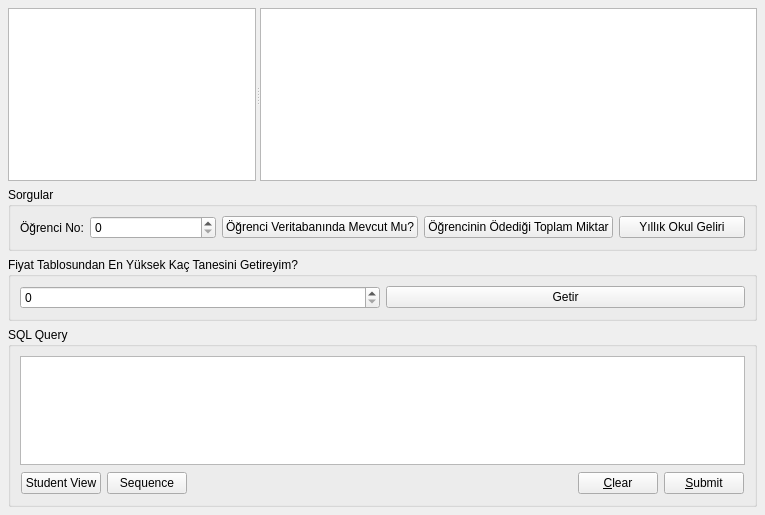
<?xml version="1.0" encoding="UTF-8"?>
<ui version="4.0">
 <class>Browser</class>
 <widget class="QWidget" name="Browser">
  <property name="geometry">
   <rect>
    <x>0</x>
    <y>0</y>
    <width>765</width>
    <height>515</height>
   </rect>
  </property>
  <property name="windowTitle">
   <string>Diving School</string>
  </property>
  <layout class="QVBoxLayout">
   <property name="spacing">
    <number>6</number>
   </property>
   <property name="margin">
    <number>8</number>
   </property>
   <item>
    <widget class="QSplitter" name="splitter_2">
     <property name="sizePolicy">
      <sizepolicy hsizetype="Expanding" vsizetype="Expanding">
       <horstretch>0</horstretch>
       <verstretch>0</verstretch>
      </sizepolicy>
     </property>
     <property name="orientation">
      <enum>Qt::Horizontal</enum>
     </property>
     <widget class="ConnectionWidget" name="connectionWidget">
      <property name="sizePolicy">
       <sizepolicy hsizetype="Ignored" vsizetype="Expanding">
        <horstretch>1</horstretch>
        <verstretch>0</verstretch>
       </sizepolicy>
      </property>
     </widget>
     <widget class="QTableView" name="table">
      <property name="sizePolicy">
       <sizepolicy hsizetype="Expanding" vsizetype="Expanding">
        <horstretch>2</horstretch>
        <verstretch>0</verstretch>
       </sizepolicy>
      </property>
      <property name="contextMenuPolicy">
       <enum>Qt::ActionsContextMenu</enum>
      </property>
      <property name="selectionBehavior">
       <enum>QAbstractItemView::SelectRows</enum>
      </property>
     </widget>
    </widget>
   </item>
   <item>
    <widget class="QGroupBox" name="groupBox_3">
     <property name="title">
      <string>Sorgular</string>
     </property>
     <layout class="QHBoxLayout" name="horizontalLayout_2">
      <item>
       <widget class="QLabel" name="label">
        <property name="sizePolicy">
         <sizepolicy hsizetype="Fixed" vsizetype="Preferred">
          <horstretch>0</horstretch>
          <verstretch>0</verstretch>
         </sizepolicy>
        </property>
        <property name="text">
         <string>Öğrenci No:</string>
        </property>
       </widget>
      </item>
      <item>
       <widget class="QSpinBox" name="spinBoxStudentID">
        <property name="maximum">
         <number>250000</number>
        </property>
       </widget>
      </item>
      <item>
       <widget class="QPushButton" name="pushButtonFindStudent">
        <property name="text">
         <string>Öğrenci Veritabanında Mevcut Mu?</string>
        </property>
       </widget>
      </item>
      <item>
       <widget class="QPushButton" name="pushButtonTotalPaid">
        <property name="text">
         <string>Öğrencinin Ödediği Toplam Miktar</string>
        </property>
       </widget>
      </item>
      <item>
       <widget class="QPushButton" name="pushButtonGetAnnualRevenue">
        <property name="text">
         <string>Yıllık Okul Geliri</string>
        </property>
       </widget>
      </item>
     </layout>
    </widget>
   </item>
   <item>
    <widget class="QGroupBox" name="groupBox_2">
     <property name="title">
      <string>Fiyat Tablosundan En Yüksek Kaç Tanesini Getireyim?</string>
     </property>
     <layout class="QHBoxLayout" name="horizontalLayout">
      <item>
       <widget class="QSpinBox" name="spinBoxHighPriceCount">
        <property name="maximum">
         <number>150000</number>
        </property>
       </widget>
      </item>
      <item>
       <widget class="QPushButton" name="pushButtonFetchPrices">
        <property name="text">
         <string>Getir</string>
        </property>
       </widget>
      </item>
     </layout>
    </widget>
   </item>
   <item>
    <widget class="QGroupBox" name="groupBox">
     <property name="sizePolicy">
      <sizepolicy hsizetype="Preferred" vsizetype="MinimumExpanding">
       <horstretch>0</horstretch>
       <verstretch>0</verstretch>
      </sizepolicy>
     </property>
     <property name="maximumSize">
      <size>
       <width>16777215</width>
       <height>180</height>
      </size>
     </property>
     <property name="title">
      <string>SQL Query</string>
     </property>
     <layout class="QVBoxLayout">
      <property name="spacing">
       <number>6</number>
      </property>
      <property name="margin">
       <number>9</number>
      </property>
      <item>
       <widget class="QTextEdit" name="sqlEdit">
        <property name="sizePolicy">
         <sizepolicy hsizetype="Expanding" vsizetype="MinimumExpanding">
          <horstretch>0</horstretch>
          <verstretch>0</verstretch>
         </sizepolicy>
        </property>
        <property name="minimumSize">
         <size>
          <width>0</width>
          <height>18</height>
         </size>
        </property>
        <property name="baseSize">
         <size>
          <width>0</width>
          <height>120</height>
         </size>
        </property>
       </widget>
      </item>
      <item>
       <layout class="QHBoxLayout">
        <property name="spacing">
         <number>6</number>
        </property>
        <property name="margin">
         <number>1</number>
        </property>
        <item>
         <widget class="QPushButton" name="pushButtonStudentView">
          <property name="text">
           <string>Student View</string>
          </property>
         </widget>
        </item>
        <item>
         <widget class="QPushButton" name="pushButtonSequence">
          <property name="text">
           <string>Sequence</string>
          </property>
         </widget>
        </item>
        <item>
         <spacer>
          <property name="orientation">
           <enum>Qt::Horizontal</enum>
          </property>
          <property name="sizeHint" stdset="0">
           <size>
            <width>40</width>
            <height>20</height>
           </size>
          </property>
         </spacer>
        </item>
        <item>
         <widget class="QPushButton" name="clearButton">
          <property name="text">
           <string>&amp;Clear</string>
          </property>
         </widget>
        </item>
        <item>
         <widget class="QPushButton" name="submitButton">
          <property name="text">
           <string>&amp;Submit</string>
          </property>
         </widget>
        </item>
       </layout>
      </item>
     </layout>
    </widget>
   </item>
  </layout>
  <action name="insertRowAction">
   <property name="enabled">
    <bool>false</bool>
   </property>
   <property name="text">
    <string>&amp;Insert Row</string>
   </property>
   <property name="statusTip">
    <string>Inserts a new Row</string>
   </property>
  </action>
  <action name="deleteRowAction">
   <property name="enabled">
    <bool>false</bool>
   </property>
   <property name="text">
    <string>&amp;Delete Row</string>
   </property>
   <property name="statusTip">
    <string>Deletes the current Row</string>
   </property>
  </action>
  <action name="fieldStrategyAction">
   <property name="checkable">
    <bool>true</bool>
   </property>
   <property name="text">
    <string>Submit on &amp;Field Change</string>
   </property>
   <property name="toolTip">
    <string>Commit on Field Change</string>
   </property>
  </action>
  <action name="rowStrategyAction">
   <property name="checkable">
    <bool>true</bool>
   </property>
   <property name="text">
    <string>Submit on &amp;Row Change</string>
   </property>
   <property name="toolTip">
    <string>Commit on Row Change</string>
   </property>
  </action>
  <action name="manualStrategyAction">
   <property name="checkable">
    <bool>true</bool>
   </property>
   <property name="text">
    <string>Submit &amp;Manually</string>
   </property>
   <property name="toolTip">
    <string>Commit Manually</string>
   </property>
  </action>
  <action name="submitAction">
   <property name="text">
    <string>&amp;Submit All</string>
   </property>
   <property name="toolTip">
    <string>Submit Changes</string>
   </property>
  </action>
  <action name="revertAction">
   <property name="text">
    <string>&amp;Revert All</string>
   </property>
   <property name="toolTip">
    <string>Revert</string>
   </property>
  </action>
  <action name="selectAction">
   <property name="text">
    <string>S&amp;elect</string>
   </property>
   <property name="toolTip">
    <string>Refresh Data from Database</string>
   </property>
  </action>
 </widget>
 <customwidgets>
  <customwidget>
   <class>ConnectionWidget</class>
   <extends>QTreeView</extends>
   <header>connectionwidget.h</header>
  </customwidget>
 </customwidgets>
 <tabstops>
  <tabstop>sqlEdit</tabstop>
  <tabstop>clearButton</tabstop>
  <tabstop>submitButton</tabstop>
  <tabstop>connectionWidget</tabstop>
  <tabstop>table</tabstop>
 </tabstops>
 <resources/>
 <connections/>
</ui>
